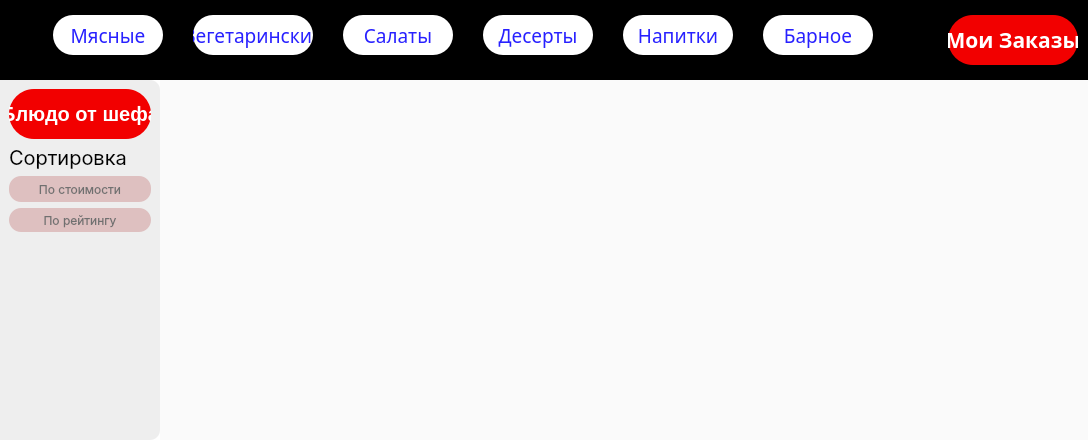
<?xml version="1.0" encoding="UTF-8"?>
<ui version="4.0">
 <class>MainWindow</class>
 <widget class="QMainWindow" name="MainWindow">
  <property name="geometry">
   <rect>
    <x>0</x>
    <y>0</y>
    <width>1088</width>
    <height>440</height>
   </rect>
  </property>
  <property name="minimumSize">
   <size>
    <width>250</width>
    <height>250</height>
   </size>
  </property>
  <property name="windowTitle">
   <string>MainWindow</string>
  </property>
  <widget class="QWidget" name="centralwidget">
   <property name="styleSheet">
    <string notr="true">background-color: rgb(255, 255, 255);</string>
   </property>
   <layout class="QGridLayout" name="gridLayout_6">
    <property name="leftMargin">
     <number>0</number>
    </property>
    <property name="topMargin">
     <number>0</number>
    </property>
    <property name="rightMargin">
     <number>0</number>
    </property>
    <property name="bottomMargin">
     <number>0</number>
    </property>
    <property name="spacing">
     <number>0</number>
    </property>
    <item row="0" column="0">
     <widget class="QFrame" name="frame">
      <property name="minimumSize">
       <size>
        <width>0</width>
        <height>80</height>
       </size>
      </property>
      <property name="maximumSize">
       <size>
        <width>16777215</width>
        <height>80</height>
       </size>
      </property>
      <property name="styleSheet">
       <string notr="true">background-color: rgb(0, 0, 0);</string>
      </property>
      <property name="frameShape">
       <enum>QFrame::StyledPanel</enum>
      </property>
      <property name="frameShadow">
       <enum>QFrame::Raised</enum>
      </property>
      <layout class="QHBoxLayout" name="horizontalLayout">
       <property name="spacing">
        <number>30</number>
       </property>
       <property name="leftMargin">
        <number>12</number>
       </property>
       <property name="topMargin">
        <number>0</number>
       </property>
       <item>
        <spacer name="horizontalSpacer_2">
         <property name="orientation">
          <enum>Qt::Horizontal</enum>
         </property>
         <property name="sizeType">
          <enum>QSizePolicy::Fixed</enum>
         </property>
         <property name="sizeHint" stdset="0">
          <size>
           <width>40</width>
           <height>20</height>
          </size>
         </property>
        </spacer>
       </item>
       <item>
        <widget class="QPushButton" name="pushButton_2">
         <property name="minimumSize">
          <size>
           <width>110</width>
           <height>40</height>
          </size>
         </property>
         <property name="maximumSize">
          <size>
           <width>120</width>
           <height>40</height>
          </size>
         </property>
         <property name="font">
          <font>
           <family>SF Pro Rounded</family>
           <pointsize>14</pointsize>
          </font>
         </property>
         <property name="toolTip">
          <string>&lt;html&gt;&lt;head/&gt;&lt;body&gt;&lt;p align=&quot;center&quot;&gt;&lt;span style=&quot; font-size:36pt; font-weight:600; vertical-align:super;&quot;&gt;Мясо&lt;/span&gt;&lt;/p&gt;&lt;/body&gt;&lt;/html&gt;</string>
         </property>
         <property name="styleSheet">
          <string notr="true">background-color: rgb(255, 255, 255);
border-color: rgba(255, 255, 255, 0);
border-width: 0px;
border-style:solid;
border-radius: 20px;
color: rgb(40, 33, 255);

</string>
         </property>
         <property name="text">
          <string>Мясные</string>
         </property>
        </widget>
       </item>
       <item>
        <widget class="QPushButton" name="pushButton_3">
         <property name="minimumSize">
          <size>
           <width>110</width>
           <height>40</height>
          </size>
         </property>
         <property name="maximumSize">
          <size>
           <width>120</width>
           <height>40</height>
          </size>
         </property>
         <property name="font">
          <font>
           <family>SF Pro Rounded</family>
           <pointsize>14</pointsize>
          </font>
         </property>
         <property name="toolTip">
          <string>&lt;html&gt;&lt;head/&gt;&lt;body&gt;&lt;p align=&quot;center&quot;&gt;&lt;span style=&quot; font-size:36pt; font-weight:600; vertical-align:super;&quot;&gt;Мясо&lt;/span&gt;&lt;/p&gt;&lt;/body&gt;&lt;/html&gt;</string>
         </property>
         <property name="styleSheet">
          <string notr="true">background-color: rgb(255, 255, 255);
border-color: rgba(255, 255, 255, 0);
border-width: 0px;
border-style:solid;
border-radius: 20px;
color: rgb(40, 33, 255);

</string>
         </property>
         <property name="text">
          <string>Вегетаринские</string>
         </property>
        </widget>
       </item>
       <item>
        <widget class="QPushButton" name="pushButton_4">
         <property name="minimumSize">
          <size>
           <width>110</width>
           <height>40</height>
          </size>
         </property>
         <property name="maximumSize">
          <size>
           <width>100</width>
           <height>40</height>
          </size>
         </property>
         <property name="font">
          <font>
           <family>SF Pro Rounded</family>
           <pointsize>14</pointsize>
          </font>
         </property>
         <property name="toolTip">
          <string>&lt;html&gt;&lt;head/&gt;&lt;body&gt;&lt;p align=&quot;center&quot;&gt;&lt;span style=&quot; font-size:36pt; font-weight:600; vertical-align:super;&quot;&gt;Мясо&lt;/span&gt;&lt;/p&gt;&lt;/body&gt;&lt;/html&gt;</string>
         </property>
         <property name="styleSheet">
          <string notr="true">background-color: rgb(255, 255, 255);
border-color: rgba(255, 255, 255, 0);
border-width: 0px;
border-style:solid;
border-radius: 20px;
color: rgb(40, 33, 255);

</string>
         </property>
         <property name="text">
          <string>Салаты</string>
         </property>
        </widget>
       </item>
       <item>
        <widget class="QPushButton" name="pushButton_5">
         <property name="minimumSize">
          <size>
           <width>110</width>
           <height>40</height>
          </size>
         </property>
         <property name="maximumSize">
          <size>
           <width>120</width>
           <height>40</height>
          </size>
         </property>
         <property name="font">
          <font>
           <family>SF Pro Rounded</family>
           <pointsize>14</pointsize>
          </font>
         </property>
         <property name="toolTip">
          <string>&lt;html&gt;&lt;head/&gt;&lt;body&gt;&lt;p align=&quot;center&quot;&gt;&lt;span style=&quot; font-size:36pt; font-weight:600; vertical-align:super;&quot;&gt;Мясо&lt;/span&gt;&lt;/p&gt;&lt;/body&gt;&lt;/html&gt;</string>
         </property>
         <property name="styleSheet">
          <string notr="true">background-color: rgb(255, 255, 255);
border-color: rgba(255, 255, 255, 0);
border-width: 0px;
border-style:solid;
border-radius: 20px;

color: rgb(40, 33, 255);</string>
         </property>
         <property name="text">
          <string>Десерты</string>
         </property>
        </widget>
       </item>
       <item>
        <widget class="QPushButton" name="pushButton_6">
         <property name="minimumSize">
          <size>
           <width>110</width>
           <height>40</height>
          </size>
         </property>
         <property name="maximumSize">
          <size>
           <width>120</width>
           <height>40</height>
          </size>
         </property>
         <property name="font">
          <font>
           <family>SF Pro Rounded</family>
           <pointsize>14</pointsize>
          </font>
         </property>
         <property name="toolTip">
          <string>&lt;html&gt;&lt;head/&gt;&lt;body&gt;&lt;p align=&quot;center&quot;&gt;&lt;span style=&quot; font-size:36pt; font-weight:600; vertical-align:super;&quot;&gt;Мясо&lt;/span&gt;&lt;/p&gt;&lt;/body&gt;&lt;/html&gt;</string>
         </property>
         <property name="styleSheet">
          <string notr="true">background-color: rgb(255, 255, 255);
border-color: rgba(255, 255, 255, 0);
border-width: 0px;
border-style:solid;
border-radius: 20px;
color: rgb(40, 33, 255);

</string>
         </property>
         <property name="text">
          <string>Напитки</string>
         </property>
        </widget>
       </item>
       <item>
        <widget class="QPushButton" name="pushButton_7">
         <property name="minimumSize">
          <size>
           <width>110</width>
           <height>40</height>
          </size>
         </property>
         <property name="maximumSize">
          <size>
           <width>120</width>
           <height>40</height>
          </size>
         </property>
         <property name="font">
          <font>
           <family>SF Pro Rounded</family>
           <pointsize>14</pointsize>
          </font>
         </property>
         <property name="toolTip">
          <string>&lt;html&gt;&lt;head/&gt;&lt;body&gt;&lt;p align=&quot;center&quot;&gt;&lt;span style=&quot; font-size:36pt; font-weight:600; vertical-align:super;&quot;&gt;Мясо&lt;/span&gt;&lt;/p&gt;&lt;/body&gt;&lt;/html&gt;</string>
         </property>
         <property name="styleSheet">
          <string notr="true">background-color: rgb(255, 255, 255);
border-color: rgba(255, 255, 255, 0);
border-width: 0px;
border-style:solid;
border-radius: 20px;
color: rgb(40, 33, 255);

</string>
         </property>
         <property name="text">
          <string>Барное</string>
         </property>
        </widget>
       </item>
       <item>
        <spacer name="horizontalSpacer">
         <property name="orientation">
          <enum>Qt::Horizontal</enum>
         </property>
         <property name="sizeHint" stdset="0">
          <size>
           <width>40</width>
           <height>20</height>
          </size>
         </property>
        </spacer>
       </item>
       <item>
        <widget class="QPushButton" name="pushButton">
         <property name="minimumSize">
          <size>
           <width>130</width>
           <height>50</height>
          </size>
         </property>
         <property name="maximumSize">
          <size>
           <width>110</width>
           <height>40</height>
          </size>
         </property>
         <property name="font">
          <font>
           <family>SF Pro Rounded</family>
           <pointsize>16</pointsize>
           <weight>75</weight>
           <bold>true</bold>
          </font>
         </property>
         <property name="styleSheet">
          <string notr="true">background-color: rgb(242, 0, 0);
border-color: rgba(255, 255, 255, 0);
border-width: 0px;
border-style:solid;
border-radius: 25px;
color: rgb(255, 255, 255);

</string>
         </property>
         <property name="text">
          <string>Мои Заказы</string>
         </property>
        </widget>
       </item>
      </layout>
     </widget>
    </item>
    <item row="1" column="0">
     <layout class="QHBoxLayout" name="horizontalLayout_2">
      <property name="spacing">
       <number>0</number>
      </property>
      <item>
       <widget class="QFrame" name="frame_2">
        <property name="minimumSize">
         <size>
          <width>140</width>
          <height>0</height>
         </size>
        </property>
        <property name="maximumSize">
         <size>
          <width>160</width>
          <height>16777215</height>
         </size>
        </property>
        <property name="styleSheet">
         <string notr="true">background-color:rgb(238, 238, 238);
border-style: none;
border-top-right-radius: 10px;
border-bottom-right-radius: 10px</string>
        </property>
        <property name="frameShape">
         <enum>QFrame::StyledPanel</enum>
        </property>
        <property name="frameShadow">
         <enum>QFrame::Raised</enum>
        </property>
        <layout class="QVBoxLayout" name="verticalLayout_5">
         <item>
          <layout class="QVBoxLayout" name="verticalLayout_4">
           <item>
            <widget class="QPushButton" name="pushButton_10">
             <property name="minimumSize">
              <size>
               <width>130</width>
               <height>50</height>
              </size>
             </property>
             <property name="font">
              <font>
               <pointsize>15</pointsize>
               <weight>75</weight>
               <bold>true</bold>
              </font>
             </property>
             <property name="styleSheet">
              <string notr="true">background-color: rgb(242, 0, 0);
border-style: none;
color: rgb(255, 255, 255);
border-radius: 25px;</string>
             </property>
             <property name="text">
              <string>Блюдо от шефа</string>
             </property>
            </widget>
           </item>
           <item>
            <layout class="QVBoxLayout" name="verticalLayout_3">
             <item>
              <widget class="QLabel" name="label">
               <property name="font">
                <font>
                 <family>SF Pro Display</family>
                 <pointsize>15</pointsize>
                 <weight>50</weight>
                 <bold>false</bold>
                </font>
               </property>
               <property name="styleSheet">
                <string notr="true">color:rgb(0, 0, 0);</string>
               </property>
               <property name="text">
                <string>Сортировка</string>
               </property>
              </widget>
             </item>
             <item>
              <layout class="QVBoxLayout" name="verticalLayout_2">
               <item>
                <widget class="QPushButton" name="pushButton_8">
                 <property name="minimumSize">
                  <size>
                   <width>0</width>
                   <height>26</height>
                  </size>
                 </property>
                 <property name="maximumSize">
                  <size>
                   <width>16777215</width>
                   <height>25</height>
                  </size>
                 </property>
                 <property name="font">
                  <font>
                   <family>SF Pro Display</family>
                  </font>
                 </property>
                 <property name="styleSheet">
                  <string notr="true">background-color: rgb(222, 192, 192);
color: rgb(112, 112, 112);
border-style: none;
border-radius: 12;

</string>
                 </property>
                 <property name="text">
                  <string>По стоимости</string>
                 </property>
                </widget>
               </item>
               <item>
                <widget class="QPushButton" name="pushButton_9">
                 <property name="minimumSize">
                  <size>
                   <width>0</width>
                   <height>24</height>
                  </size>
                 </property>
                 <property name="maximumSize">
                  <size>
                   <width>16777215</width>
                   <height>25</height>
                  </size>
                 </property>
                 <property name="font">
                  <font>
                   <family>SF Pro Display</family>
                  </font>
                 </property>
                 <property name="styleSheet">
                  <string notr="true">background-color: rgb(222, 192, 192);
color: rgb(112, 112, 112);
border-style: none;
border-radius: 12;
</string>
                 </property>
                 <property name="text">
                  <string>По рейтингу</string>
                 </property>
                </widget>
               </item>
              </layout>
             </item>
            </layout>
           </item>
          </layout>
         </item>
         <item>
          <spacer name="verticalSpacer">
           <property name="orientation">
            <enum>Qt::Vertical</enum>
           </property>
           <property name="sizeHint" stdset="0">
            <size>
             <width>20</width>
             <height>129</height>
            </size>
           </property>
          </spacer>
         </item>
        </layout>
       </widget>
      </item>
      <item>
       <widget class="QFrame" name="frame_3">
        <property name="styleSheet">
         <string notr="true">background-color: rgb(255, 255, 255);
border-style: none;</string>
        </property>
        <property name="frameShape">
         <enum>QFrame::StyledPanel</enum>
        </property>
        <property name="frameShadow">
         <enum>QFrame::Raised</enum>
        </property>
        <layout class="QHBoxLayout" name="horizontalLayout_3">
         <property name="spacing">
          <number>0</number>
         </property>
         <property name="leftMargin">
          <number>0</number>
         </property>
         <property name="topMargin">
          <number>0</number>
         </property>
         <property name="rightMargin">
          <number>0</number>
         </property>
         <property name="bottomMargin">
          <number>0</number>
         </property>
         <item>
          <widget class="QScrollArea" name="scrollArea">
           <property name="minimumSize">
            <size>
             <width>250</width>
             <height>250</height>
            </size>
           </property>
           <property name="styleSheet">
            <string notr="true">background-color: rgb(255, 255, 255);
border-style: none;</string>
           </property>
           <property name="widgetResizable">
            <bool>true</bool>
           </property>
           <widget class="QWidget" name="scrollAreaWidgetContents">
            <property name="geometry">
             <rect>
              <x>0</x>
              <y>0</y>
              <width>930</width>
              <height>336</height>
             </rect>
            </property>
            <property name="styleSheet">
             <string notr="true">background-color: #FAFAFA;</string>
            </property>
           </widget>
          </widget>
         </item>
        </layout>
       </widget>
      </item>
     </layout>
    </item>
   </layout>
  </widget>
  <widget class="QMenuBar" name="menubar">
   <property name="geometry">
    <rect>
     <x>0</x>
     <y>0</y>
     <width>1088</width>
     <height>22</height>
    </rect>
   </property>
  </widget>
 </widget>
 <resources/>
 <connections/>
</ui>
